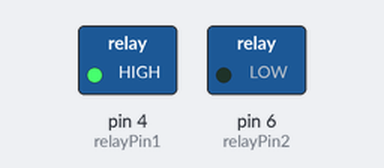
Simulated run of this sketch. Board: Arduino Uno, built with avr-gcc and run on an emulated ATmega328P. Parts: switched loads named in the sketch (green lamp = pin HIGH).

Above: at 0.5 s.
At 1.5 s:
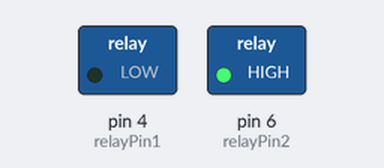
At 5.5 s:
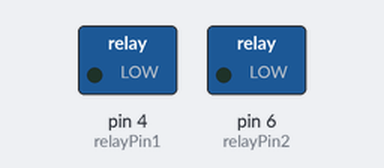
Timing chart, 0 to 6.9 s (numbered marks = the images above):
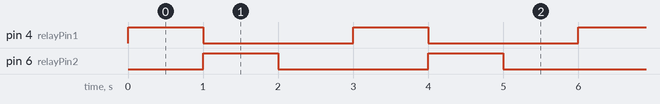

The sketch:

Relay_module4_example.ino
```cpp
int relayPin1 = 4;  //This is the Arduino Pin that will control Relay #1
int relayPin2 = 6;  //This is the Arduino Pin that will control Relay #2


void setup() {
  // put your setup code here, to run once:
  pinMode(relayPin1, OUTPUT);
  pinMode(relayPin2, OUTPUT);
}

void loop() {
  // put your main code here, to run repeatedly:
  digitalWrite(relayPin1, HIGH);
  delay(1000);
  digitalWrite(relayPin1, LOW);
  digitalWrite(relayPin2, HIGH);
  delay(1000);
  digitalWrite(relayPin2, LOW);
  delay(1000);
}
```

Measured:
- by itself, pin 4 (relayPin1), pin 6 (relayPin2): alternates HIGH for 1.0 s and LOW for 2.0 s
- by itself, everything shown: repeats every 3.0 s, in 3 steps
